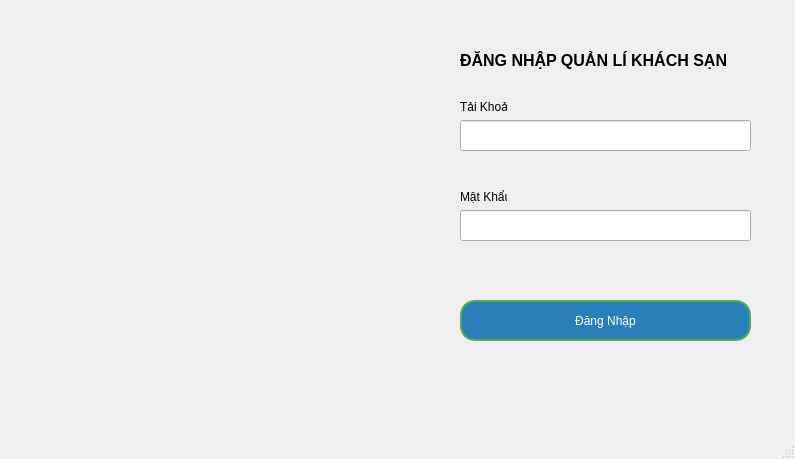
<?xml version="1.0" encoding="UTF-8"?>
<ui version="4.0">
 <class>MainWindow</class>
 <widget class="QMainWindow" name="MainWindow">
  <property name="geometry">
   <rect>
    <x>0</x>
    <y>0</y>
    <width>795</width>
    <height>459</height>
   </rect>
  </property>
  <property name="windowTitle">
   <string>MainWindow</string>
  </property>
  <widget class="QWidget" name="centralwidget">
   <widget class="QPushButton" name="login_button">
    <property name="geometry">
     <rect>
      <x>460</x>
      <y>300</y>
      <width>291</width>
      <height>41</height>
     </rect>
    </property>
    <property name="styleSheet">
     <string notr="true">QPushButton {
    border-radius: 15px;  /* Độ tròn của góc - có thể điều chỉnh */
    background-color: #2980b9;  /* Màu nền */
    color: white;  /* Màu chữ */
    padding: 3px;  /* Khoảng cách giữa viền và nội dung */
    border: 2px solid #4CAF50;  /* Viền button */
}


QPushButton:pressed {
    background-color: #2c82c9;  /* Màu khi nhấn */
}</string>
    </property>
    <property name="text">
     <string>Đăng Nhập</string>
    </property>
   </widget>
   <widget class="QLabel" name="login_label">
    <property name="geometry">
     <rect>
      <x>460</x>
      <y>100</y>
      <width>47</width>
      <height>13</height>
     </rect>
    </property>
    <property name="text">
     <string>Tải Khoản </string>
    </property>
   </widget>
   <widget class="QLabel" name="password_label">
    <property name="geometry">
     <rect>
      <x>460</x>
      <y>190</y>
      <width>47</width>
      <height>13</height>
     </rect>
    </property>
    <property name="text">
     <string>Mật Khẩu</string>
    </property>
   </widget>
   <widget class="QLineEdit" name="login_input">
    <property name="geometry">
     <rect>
      <x>460</x>
      <y>120</y>
      <width>291</width>
      <height>31</height>
     </rect>
    </property>
   </widget>
   <widget class="QLineEdit" name="password_input">
    <property name="geometry">
     <rect>
      <x>460</x>
      <y>210</y>
      <width>291</width>
      <height>31</height>
     </rect>
    </property>
    <property name="echoMode">
     <enum>QLineEdit::Password</enum>
    </property>
   </widget>
   <widget class="QLabel" name="tittlelogin_label">
    <property name="geometry">
     <rect>
      <x>460</x>
      <y>40</y>
      <width>281</width>
      <height>41</height>
     </rect>
    </property>
    <property name="font">
     <font>
      <pointsize>12</pointsize>
      <weight>75</weight>
      <bold>true</bold>
     </font>
    </property>
    <property name="text">
     <string>ĐĂNG NHẬP QUẢN LÍ KHÁCH SẠN </string>
    </property>
    <property name="textFormat">
     <enum>Qt::AutoText</enum>
    </property>
   </widget>
   <widget class="QLabel" name="image_label">
    <property name="geometry">
     <rect>
      <x>-10</x>
      <y>40</y>
      <width>441</width>
      <height>361</height>
     </rect>
    </property>
    <property name="text">
     <string/>
    </property>
    <property name="pixmap">
     <pixmap>image/hotel-icon.png</pixmap>
    </property>
   </widget>
  </widget>
  <widget class="QStatusBar" name="statusbar"/>
 </widget>
 <resources/>
 <connections/>
</ui>
